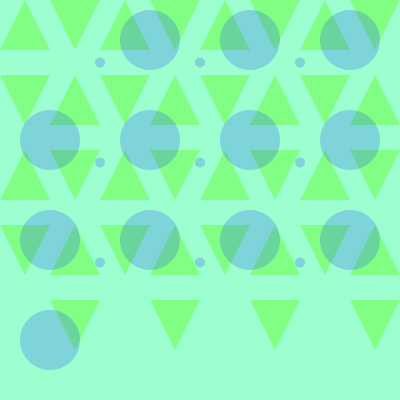
Frame 1 (no input)
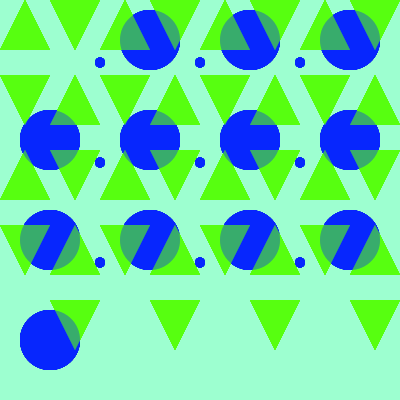
Frame 60 (the mouse pressed at the canvas centre just before this capture)
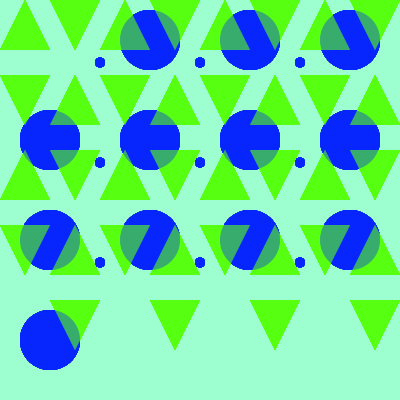
Frame 120 (the mouse held since frame 60 and released just before this capture)

The Processing sketch that drew these frames (run headless with seeded random() and noise(); from frame 60 on, the mouse is pressed at the canvas centre):

// Processing sketch: processing_59793
// ── processing_59793.pde

void setup(){
  
  smooth();

  size(400,400);  
  background(157,255,208);
  
}

void draw(){
  
 noStroke();
fill(86,255,15,100);
//erste reihe
triangle(0,50,25,0,50,50);
triangle(100,50,125,0,150,50);
triangle(200,50,225,0,250,50);
triangle(300,50,325,0,350,50);

triangle(50,0,75,50,100,0);
triangle(150,0,175,50,200,0);
triangle(250,0,275,50,300,0);
triangle(350,0,375,50,400,0);

//zweite reihe
triangle(0,75,25,125,50,75);
triangle(100,75,125,125,150,75);
triangle(200,75,225,125,250,75);
triangle(300,75,325,125,350,75);

triangle(50,125,75,75,100,125);
triangle(150,125,175,75,200,125);
triangle(250,125,275,75,300,125);
triangle(350,125,375,75,400,125);

//dritte reihe

triangle(0,200,25,150,50,200);
triangle(100,200,125,150,150,200);
triangle(200,200,225,150,250,200);
triangle(300,200,325,150,350,200);

triangle(50,150,75,200,100,150);
triangle(150,150,175,200,200,150);
triangle(250,150,275,200,300,150);
triangle(350,150,375,200,400,150);

//vierte reihe

triangle(0,225,25,275,50,225);
triangle(100,225,125,275,150,225);
triangle(200,225,225,275,250,225);
triangle(300,225,325,275,350,225);

triangle(50,275,75,225,100,275);
triangle(150,275,175,225,200,275);
triangle(250,275,275,225,300,275);
triangle(350,275,375,225,400,275);

//fünfte reihe

triangle(50,300,75,350,100,300);
triangle(150,300,175,350,200,300);
triangle(250,300,275,350,300,300);
triangle(350,300,375,350,400,300);

//erste reihe

/*fill(3,38,255,100);
ellipse(25,62.5,10,10);
ellipse(50,62.5,10,10);
ellipse(75,62.5,10,10);
ellipse(100,62.5,10,10);
ellipse(125,62.5,10,10);
ellipse(150,62.5,10,10);
ellipse(175,62.5,50,50);
ellipse(200,62.5,10,10);
ellipse(225,62.5,10,10);
ellipse(250,62.5,10,10);
ellipse(275,62.5,5,5);
ellipse(300,62.5,10,10);
ellipse(325,62.5,10,10);
ellipse(350,62.5,10,10);
ellipse(375,62.5,10,10);
ellipse(400,62.5,10,10);
*/

fill(3,38,255,50);

//erste reihe
ellipse(50,340,60,60);
ellipse(100,62.5,10,10);
ellipse(150,40,60,60);
ellipse(200,62.5,10,10);
ellipse(250,40,60,60);
ellipse(300,62.5,10,10);
ellipse(350,40,60,60);

//zweite reihe
ellipse(50,140,60,60);
ellipse(100,162.5,10,10);
ellipse(150,140,60,60);
ellipse(200,162.5,10,10);
ellipse(250,140,60,60);
ellipse(300,162.5,10,10);
ellipse(350,140,60,60);

//dritte reihe
ellipse(50,240,60,60);
ellipse(100,262.5,10,10);
ellipse(150,240,60,60);
ellipse(200,262.5,10,10);
ellipse(250,240,60,60);
ellipse(300,262.5,10,10);
ellipse(350,240,60,60);


}
